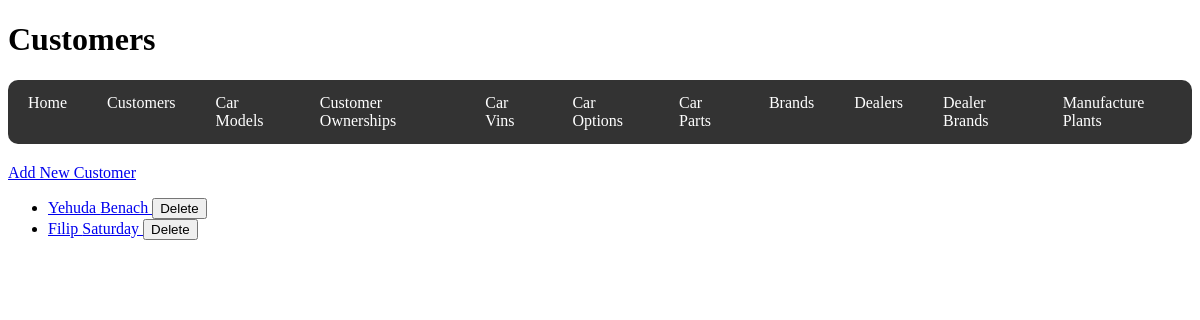
Page /customers on the committed database.
### code/models.py (models this page shows)
class Customer(db.Model):
    __tablename__ = "Customers"
    customer_id = db.Column(db.Integer, primary_key=True)
    first_name = db.Column(db.String(50), nullable=False)
    last_name = db.Column(db.String(50), nullable=False)
    gender = db.Column(db.String(6))
    household_income = db.Column(db.Integer)
    birthdate = db.Column(db.Date)
    phone_number = db.Column(db.String(20))
    email = db.Column(db.String(128), unique=True)

### code/routes/customers.py (the view, shortened to what this page needs)
@customers_bp.route("/customers", methods=["GET", "POST"])
def customers():
    customers = Customer.query.all()
    return render_template("customers.html", customers=customers)

### code/templates/customers.html
{% extends 'base.html' %} {% block title %}Customers{% endblock %} {% block
header %}
<h1>Customers</h1>
{% endblock %} {% block content %}
<a href="{{ url_for('customers.new_customer') }}">Add New Customer</a>
<ul>
  {% for customer in customers %}
  <li>
    <a
      href="{{ url_for('customers.view_customer', customer_id=customer.customer_id) }}"
    >
      {{ customer.first_name }} {{ customer.last_name }}
    </a>
    <form
      action="{{ url_for('customers.delete_customer', customer_id=customer.customer_id) }}"
      method="POST"
      style="display: inline"
    >
      <button type="submit">Delete</button>
    </form>
  </li>
  {% endfor %}
</ul>
{% endblock %}

### code/templates/base.html (shortened to what this page needs)
<!DOCTYPE html>
<html lang="en">
  <head>
  </head>
  <body>
    <div class="header">{% block header %}{% endblock %}</div>
    {% include '_navbar.html' %}
    <div class="content">{% block content %}{% endblock %}</div>
  </body>
</html>

### code/templates/_navbar.html
<nav>
  <ul>
    <li><a href="{{ url_for('home') }}">Home</a></li>
    <li><a href="{{ url_for('customers.customers') }}">Customers</a></li>
    <li><a href="{{ url_for('carmodels.carmodels') }}">Car Models</a></li>
    <li>
      <a href="{{ url_for('ownerships.customer_ownerships') }}"
        >Customer Ownerships</a
      >
    </li>
    <li><a href="{{ url_for('carvins.carvins') }}">Car Vins</a></li>
    <li><a href="{{ url_for('caroptions.caroptions') }}">Car Options</a></li>
    <li><a href="{{ url_for('carparts.carparts') }}">Car Parts</a></li>
    <li><a href="{{ url_for('brands.brands') }}">Brands</a></li>
    <li><a href="{{ url_for('dealers.dealers') }}">Dealers</a></li>
    <li>
      <a href="{{ url_for('dealerbrands.dealer_brands') }}">Dealer Brands</a>
    </li>
    <li>
      <a href="{{ url_for('manufactureplants.manufacture_plants') }}"
        >Manufacture Plants</a
      >
    </li>
  </ul>
</nav>

### code/templates/base.html (style rules this page uses)
nav ul { list-style-type: none; padding: 0; margin: 0; display: flex; justify-content: flex-start; background-color: #333; border-radius: 10px; }
nav ul li { margin: 0; padding: 0; }
nav ul li a { display: block; padding: 14px 20px; text-decoration: none; color: white; border-radius: 10px; }
nav { margin-bottom: 20px; }

### rows in the picture
Customer: first_name "Yehuda", last_name "Benach"
Customer: first_name "Filip", last_name "Saturday"
